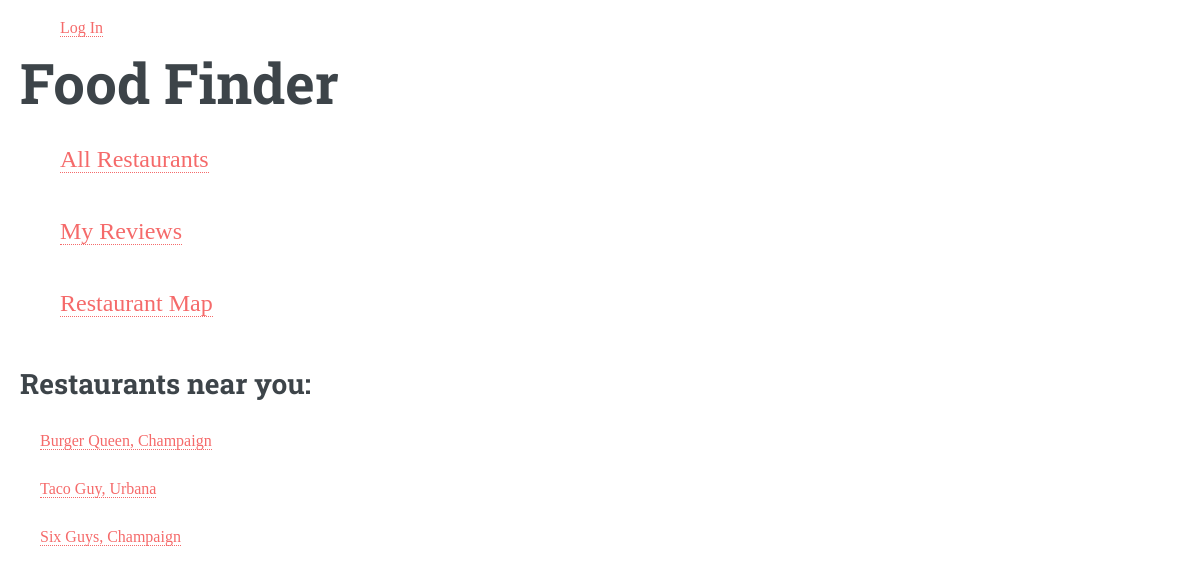
/restaurant/, run on an earlier commit of the app's database.
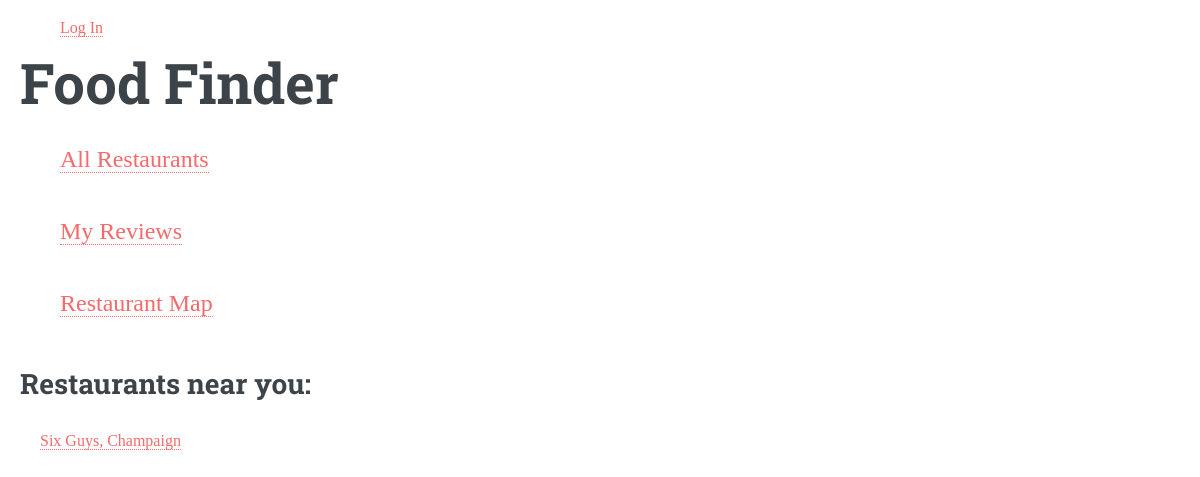
And on a later commit of the database.
### foodfinder/models.py (models this page shows)
class Restaurant(models.Model):
    restaurant_id = models.AutoField(primary_key=True)
    restaurant_name = models.CharField(max_length=30)
    restaurant_location = models.CharField(max_length=30)
    restaurant_latitude = models.FloatField()
    restaurant_longitude = models.FloatField()
    restaurant_price = models.IntegerField()
    avg_rating = models.FloatField()
    def __str__(self):
        base = f"{self.restaurant_name}, {self.restaurant_location}"
        return f"{base}"
    def get_absolute_url(self):
        return reverse('restaurant-detail-url',
                       kwargs={'primary_key': self.pk}
                       )

### foodfinder/views.py (the view, shortened to what this page needs)
# urls.py: path('restaurant/', RestaurantView.as_view(), name='restaurant-url'),
class RestaurantView(ListView):
    model = Restaurant
    template_name = 'food/restaurant_list.html'
    context_object_name = 'restaurant_rows_for_looping'

### foodfinder/templates/food/restaurant_list.html (shortened to what this page needs)
{% extends 'food/base.html' %}
{% block content %}
    <h2>Restaurants near you:</h2>
    <ul>
        {% for restaurant_for_loop in restaurant_rows_for_looping %}
            <p>
                <a href="{{ restaurant_for_loop.get_absolute_url }}"> {{ restaurant_for_loop }}</a>
            </p>
        {% empty %}
            No restaurants yet!
        {% endfor %}
    </ul>
{% endblock %}

What changed in the data, as far as the page shows it:
removed Restaurant: restaurant_name+restaurant_location "Burger Queen, Champaign"
removed Restaurant: restaurant_name+restaurant_location "Taco Guy, Urbana"
